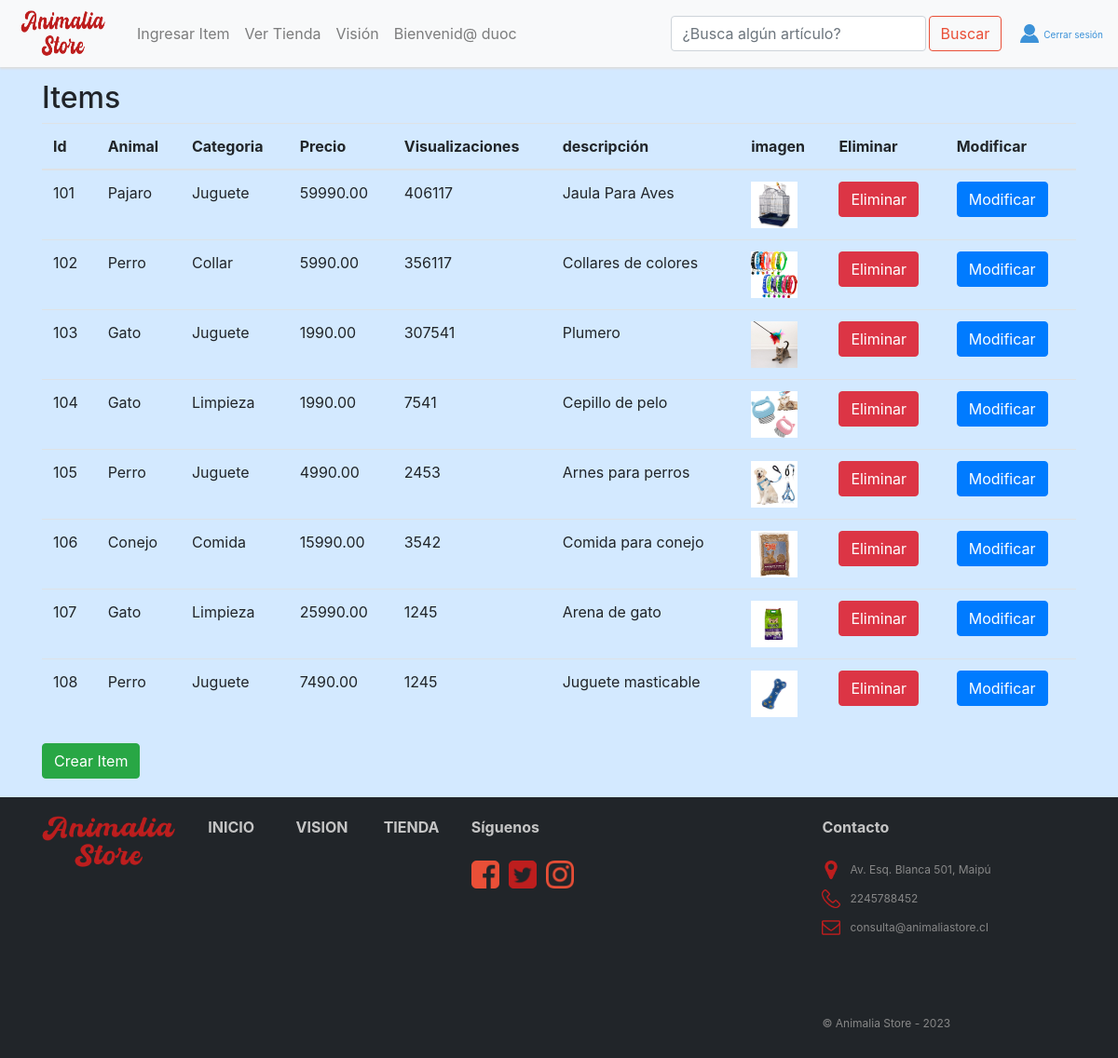
Page /dos/ (signed in) on the committed database.
### vehiculos/models.py (models this page shows, shortened)
class Animal(models.Model):
    numero = models.CharField(primary_key=True, max_length=10, verbose_name="Id")
    animal = models.CharField(max_length=100, blank=False, verbose_name="Animal")
    categoria = models.ForeignKey(Categoria, on_delete=models.CASCADE, verbose_name="Categoria")
    precio = models.DecimalField(max_digits=10, decimal_places=2, blank=False, verbose_name="Precio")
    visualizaciones = models.PositiveIntegerField(default='', blank=False, verbose_name="Visualizaciones")
    descripcion = models.TextField(max_length=50, null=True)
    imagen = models.ImageField(upload_to="imagenes", null=True, blank=True, verbose_name="Imagen")

class Categoria(models.Model):
    idCategoria = models.IntegerField(primary_key=True, verbose_name="Id de Categoria")
    nombreCategoria=models.CharField(max_length=50, blank=True, verbose_name="Nombre de categoria")
    def __str__(self):
        return self.nombreCategoria

### vehiculos/views.py (the view)
# urls.py: path('dos/',dos, name="dos"),
@login_required
def dos(request):
    animales = Animal.objects.raw('Select * from vehiculos_animal')
    datos ={'animalitos':animales}
    return render(request, 'dos.html', datos)
    '''
    vehiculos=Vehiculo.objects.all()    #obtenemos todos los obj de la clase Vehiculo
    datos={'autitos' : vehiculos}     #creamos diccionario que recibe la colección de objetos
    return render(request, 'dos.html', datos)   #enviamos parámetro al template
    '''

### vehiculos/context_processor.py (called while the page is built, shortened)
def total_carrito(request):
    total = 0
    return {'total_carrito':int(total)}

### vehiculos/templates/dos.html (shortened to what this page needs)
{% extends "base.html" %}
{% block content %}
<!DOCTYPE html>
<html lang="en">
<head>
    {% load static %}
    <link  href="{% static 'css/bootstrap.min.css' %}" rel="stylesheet">
    <link href="{% static 'css/estilos.css' %}" rel="stylesheet">
</head>
<body>
    <div class="container">
        <h2>Items</h2>
        <table class="table">
            <thead>
                <tr>
                    <th>Id</th>
                    <th>Animal</th>
                    <th>Categoria</th>
                    <th>Precio</th>
                    <th>Visualizaciones</th>
                    <th>descripción</th>
                    <th>imagen</th>
                    <th>Eliminar</th>
                    <th>Modificar</th>
                </tr>
            </thead>
            <tbody>
                {% for Animal in animalitos %}
                <tr>
                    <td> {{ Animal.numero }}</td>
                    <td> {{ Animal.animal }} </td>
                    <td> {{ Animal.categoria }} </td>
                    <td> {{ Animal.precio }}</td>
                    <td> {{ Animal.visualizaciones }}</td>
                    <td> {{ Animal.descripcion }}</td>
                    {% if Animal.imagen  %}
                        <td scope="row">
                            <img src="{{ Animal.imagen.url}}" style="height: 50px; width: 50px;">
                        </td>
                    {% else %}
                        <td>
                            <p style="color:red">No tiene imagen</p>
                        </td>
                    {% endif %}
                    {% if user.is_staff %}
                        <td> <a href="{% url 'eliminar' Animal.numero %}" class="btn btn-danger">Eliminar</a></td>
                        {% else %}
                        <td> <a href="#" class="btn btn-danger">No tiene permisos</a></td>
                    {% endif %}
                    {% if user.is_staff %}
                        <td> <a href="{% url 'modificar' Animal.numero %}" class="btn btn-primary">Modificar </a></td>
                    {% else %}
                        <td> <a href="#" class="btn btn-primary">No tiene permisos </a></td>
                    {% endif %}
                </tr>
                {% endfor %}
            </tbody>
        </table>
        {% if user.is_staff %}
            <a href="{% url 'crear' %}" class="btn btn-success">Crear Item</a>
        {% else %}
            <a href="#" class="btn btn-success">No tiene permisos</a>
        {% endif %}
    </div>
</body>
</html>
{% endblock %}

### vehiculos/templates/base.html (shortened to what this page needs)
<!DOCTYPE html>
<html lang="en">
<head>
    {% load static %}
    <link rel="stylesheet" href="https://cdnjs.cloudflare.com/ajax/libs/font-awesome/4.7.0/css/font-awesome.min.css">
    <link  href="{% static 'css/bootstrap.min.css' %}" rel="stylesheet">
    <link href="{% static 'css/estilos.css' %}" rel="stylesheet">
</head>
<body>
    <nav class="navbar navbar-expand-md navbar-light bg-light mb-4" id="barraNav">
        <a href="{% url 'index' %}" id="logoBookStop">
            <img src="{% static 'img/Logo.png' %}" alt="Logo AnimaliaStore" width="100px" height="50px">
        </a>
        <div class="collapse navbar-collapse" id="navbarCollapse">
            {% if user.is_staff %}
            <ul class="navbar-nav mr-auto">
                <li class="nav-item">
                    <a class="nav-link" href="{% url 'dos' %}">Ingresar Item</a>
                </li>
                <li class="nav-item">
                    <a class="nav-link" href="{% url 'mostrar' %}">Ver Tienda</a>
                </li>
                <li class="nav-item">
                    <a class="nav-link" href="{%url 'vision' %}">Visión</a>
                </li>
                <li class="nav-item">
                    <a class="nav-link" href="#">Bienvenid@ {{ user.username }} </a>
                </li>
            </ul>
            {% endif %}
            <form class="form-inline mt-2 mt-md-0">
                <input class="form-control mr-sm-2" type="text" placeholder="¿Busca algún artículo?" aria-label="Search">
                <button class="btn btn-outline-success my-2 my-sm-0" type="submit" id="btnBuscar">Buscar</button>
            </form>
            <div>
                {% if user.is_authenticated %}
                <a href="{% url 'logout' %}" id="userBookStop">
                    <img src="{% static 'img/user-vector-icon.png' %}" alt="userBookStop" width="20px">Cerrar sesión
                </a>
                {% else %}
                <a href="{% url 'login' %}" id="userBookStop">
                    <img src="{% static 'img/user-vector-icon.png' %}" alt="userBookStop" width="20px">Iniciar sesión
                </a>
                {% endif %}
            </div>
        </div>
    </nav>
    {% block content %}
    {% endblock %}
    <footer >
        <div class="row col-12">
            <div class="col-lg-2">
                <a href="{%url 'index'%}" id="linkFooter">
                <img src="{% static 'img/Logo.png' %}" alt="AnimaliaStore" class="img-fluid" width="200px" ></a>
            </div>
            <div class="col-lg-1">
                <a href="{%url 'index'%}" id="linkFooter"><strong>INICIO</strong></a>
            </div>
            <div class="col-lg-1">
                <a href="{%url 'vision'%}" id="linkFooter"><strong>VISION</strong></a>
            </div>
            <div class="col-lg-1">
                <a href="{%url 'mostrar'%}" id="linkFooter"><strong>TIENDA</strong></a>
            </div>
            <div class="col-lg-4">
                <strong>Síguenos</strong>
                <br><br>
                <div class="row">
                    <a href="https://www.facebook.com">
                    <img src="{% static 'img/2000px-Facebook_font_awesome.svg.png' %}" alt="" width="30px" height="30px"
                        style=" margin-left: 15px;"></a>
                        <a href="https://www.twitter.com">
                    <img src="{% static 'img/twitter.png' %}" alt="" width="30px" height="30px" style=" margin-left: 10px;"></a>
                    <a href="https://www.instagram.com">
                    <img src="{% static 'img/Instagram.png' %}" alt="" width="30px" height="30px" style=" margin-left: 10px;"></a>
                </div>
            </div>
            <div class="col-lg-3">
                <strong>Contacto</strong>
                <br><br>
                <div class="row">
                    <img src="{% static 'img/location.png' %}" alt="" width="20px" height="20px"
                        style="margin-right: 10px; margin-left: 15px;">
                    <p>Av. Esq. Blanca 501, Maipú</p>
                </div>
                <div class="row">
                    <img src="{% static 'img/fono.png' %}" alt="" width="20px" height="20px"
                        style="margin-right: 10px; margin-left: 15px;">
                    <p>2245788452</p>
                </div>
                <div class="row">
                    <img src="{% static 'img/email.png' %}" alt="" width="20px" height="20px"
                        style="margin-right: 10px; margin-left: 15px;">
                    <p>consulta@animaliastore.cl</p>
                </div>
                <br><br><br>
                <p>&copy; Animalia Store - 2023</p>
            </div>
        </div>
    </footer>
</body>
</html>

### vehiculos/static/css/estilos.css (style rules this page uses)
body { background-color: #d3e9ff; padding-top: 86px; }
#logoBookStop { color: #3C92D8; font-size: 20px; text-decoration: none; margin-right: 16px; padding-top: 3px; }
#logoBookStop img { margin-right: 7px; margin-bottom: 3px; }
.navbar { -webkit-box-shadow: 0px 2px 2px #dddddd; -moz-box-shadow: 0px 2px 2px #dddddd; box-shadow: 0px 2px 2px #dddddd; position: fixed; z-index: 1; display: flex; transition: 0.3s; width: 100%; top: 0; }
#userBookStop { color: #3C92D8; font-size: 10px; text-decoration: none; }
#userBookStop img { margin-right: 5px; margin-bottom: 3px; }
#btnBuscar { border-color: #e94f37; color: #e94f37; margin-right: 20px; margin-left: -5px; }
footer { padding: 20px; color: #c5c5c5; background-color: #212529; height: 280px; margin-top: 20px; }
footer div p { font-size: 12px; color: #888888; padding-top: 5px; line-height: 10px; }
#linkFooter { color: #c5c5c5; text-decoration: none; }

### rows in the picture
Animal: numero "101", animal "Pajaro", categoria "Juguete", precio "59990.00", visualizaciones "406117", descripcion "Jaula Para Aves", imagen (picture)
Animal: numero "102", animal "Perro", categoria "Collar", precio "5990.00", visualizaciones "356117", descripcion "Collares de colores", imagen (picture)
Animal: numero "103", animal "Gato", categoria "Juguete", precio "1990.00", visualizaciones "307541", descripcion "Plumero", imagen (picture)
Animal: numero "104", animal "Gato", categoria "Limpieza", precio "1990.00", visualizaciones "7541", descripcion "Cepillo de pelo", imagen (picture)
Animal: numero "105", animal "Perro", categoria "Juguete", precio "4990.00", visualizaciones "2453", descripcion "Arnes para perros", imagen (picture)
Animal: numero "106", animal "Conejo", categoria "Comida", precio "15990.00", visualizaciones "3542", descripcion "Comida para conejo", imagen (picture)
Animal: numero "107", animal "Gato", categoria "Limpieza", precio "25990.00", visualizaciones "1245", descripcion "Arena de gato", imagen (picture)
Animal: numero "108", animal "Perro", categoria "Juguete", precio "7490.00", visualizaciones "1245", descripcion "Juguete masticable", imagen (picture)

### other values in the picture
{{ user.username }} "duoc"
